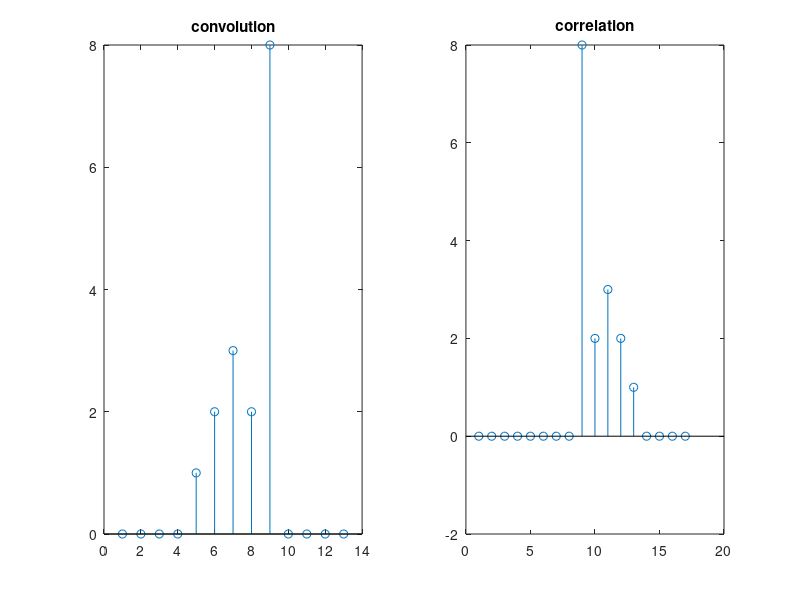

This chart was generated by the following MATLAB code:
x = [0 0 0 0 1 0 0 0 0];
y = [1 2 3 2 8];

%convolution
con = conv(x, y);

%correlation
corr = xcorr(x, y);

%figure show in image
figure;
subplot(1,2,1) ; stem(con) ; title('convolution');
subplot(1,2,2) ; stem(corr) ; title('correlation');